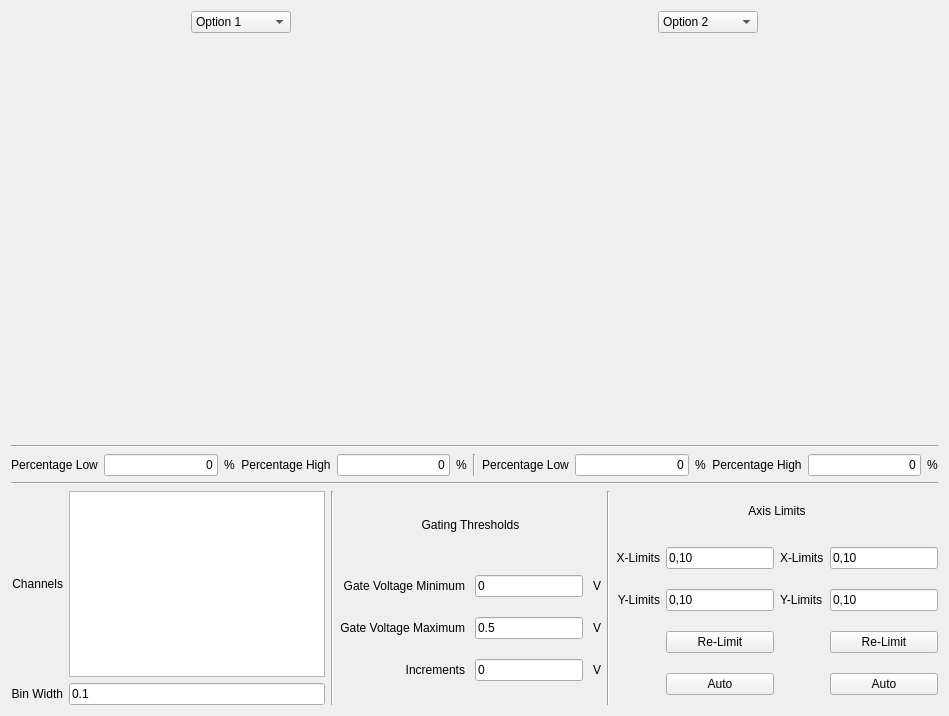
            <widget class="QWidget" name="subtab_parameter">
             <attribute name="title">
              <string>Parameter</string>
             </attribute>
             <layout class="QVBoxLayout" name="verticalLayout_13">
              <item>
               <layout class="QHBoxLayout" name="horizontalLayout_43">
                <item>
                 <layout class="QVBoxLayout" name="verticalLayout_12">
                  <item>
                   <layout class="QHBoxLayout" name="horizontalLayout_option1">
                    <item>
                     <widget class="QComboBox" name="comboBox_option1">
                      <property name="sizePolicy">
                       <sizepolicy hsizetype="Fixed" vsizetype="Fixed">
                        <horstretch>0</horstretch>
                        <verstretch>0</verstretch>
                       </sizepolicy>
                      </property>
                      <property name="minimumSize">
                       <size>
                        <width>100</width>
                        <height>0</height>
                       </size>
                      </property>
                      <item>
                       <property name="text">
                        <string>Option 1</string>
                       </property>
                      </item>
                     </widget>
                    </item>
                   </layout>
                  </item>
                  <item>
                   <layout class="QHBoxLayout" name="horizontalLayout_44">
                    <item>
                     <widget class="QWidget" name="widget_sweepparam2" native="true">
                      <property name="sizePolicy">
                       <sizepolicy hsizetype="MinimumExpanding" vsizetype="MinimumExpanding">
                        <horstretch>0</horstretch>
                        <verstretch>0</verstretch>
                       </sizepolicy>
                      </property>
                      <property name="minimumSize">
                       <size>
                        <width>400</width>
                        <height>400</height>
                       </size>
                      </property>
                     </widget>
                    </item>
                   </layout>
                  </item>
                 </layout>
                </item>
                <item>
                 <layout class="QVBoxLayout" name="verticalLayout_17">
                  <item>
                   <layout class="QHBoxLayout" name="horizontalLayout_option2">
                    <item>
                     <widget class="QComboBox" name="comboBox_option2">
                      <property name="sizePolicy">
                       <sizepolicy hsizetype="Fixed" vsizetype="Fixed">
                        <horstretch>0</horstretch>
                        <verstretch>0</verstretch>
                       </sizepolicy>
                      </property>
                      <property name="minimumSize">
                       <size>
                        <width>100</width>
                        <height>0</height>
                       </size>
                      </property>
                      <item>
                       <property name="text">
                        <string>Option 2</string>
                       </property>
                      </item>
                     </widget>
                    </item>
                   </layout>
                  </item>
                  <item>
                   <layout class="QHBoxLayout" name="horizontalLayout_45">
                    <item>
                     <widget class="QWidget" name="widget_sweepparam1" native="true">
                      <property name="sizePolicy">
                       <sizepolicy hsizetype="MinimumExpanding" vsizetype="MinimumExpanding">
                        <horstretch>0</horstretch>
                        <verstretch>0</verstretch>
                       </sizepolicy>
                      </property>
                      <property name="minimumSize">
                       <size>
                        <width>400</width>
                        <height>400</height>
                       </size>
                      </property>
                     </widget>
                    </item>
                   </layout>
                  </item>
                 </layout>
                </item>
               </layout>
              </item>
              <item>
               <widget class="Line" name="line_28">
                <property name="orientation">
                 <enum>Qt::Horizontal</enum>
                </property>
               </widget>
              </item>
              <item>
               <layout class="QVBoxLayout" name="verticalLayout_14">
                <item>
                 <layout class="QHBoxLayout" name="horizontalLayout_47">
                  <item>
                   <widget class="QLabel" name="label_41">
                    <property name="sizePolicy">
                     <sizepolicy hsizetype="Fixed" vsizetype="Fixed">
                      <horstretch>0</horstretch>
                      <verstretch>0</verstretch>
                     </sizepolicy>
                    </property>
                    <property name="text">
                     <string>Percentage Low</string>
                    </property>
                    <property name="alignment">
                     <set>Qt::AlignCenter</set>
                    </property>
                   </widget>
                  </item>
                  <item>
                   <widget class="QLineEdit" name="lineEdit_percentagelow1">
                    <property name="sizePolicy">
                     <sizepolicy hsizetype="Preferred" vsizetype="Fixed">
                      <horstretch>0</horstretch>
                      <verstretch>0</verstretch>
                     </sizepolicy>
                    </property>
                    <property name="layoutDirection">
                     <enum>Qt::LeftToRight</enum>
                    </property>
                    <property name="text">
                     <string>0</string>
                    </property>
                    <property name="alignment">
                     <set>Qt::AlignRight|Qt::AlignTrailing|Qt::AlignVCenter</set>
                    </property>
                   </widget>
                  </item>
                  <item>
                   <widget class="QLabel" name="label_43">
                    <property name="sizePolicy">
                     <sizepolicy hsizetype="Fixed" vsizetype="Fixed">
                      <horstretch>0</horstretch>
                      <verstretch>0</verstretch>
                     </sizepolicy>
                    </property>
                    <property name="text">
                     <string>%</string>
                    </property>
                    <property name="alignment">
                     <set>Qt::AlignCenter</set>
                    </property>
                   </widget>
                  </item>
                  <item>
                   <widget class="QLabel" name="label_45">
                    <property name="sizePolicy">
                     <sizepolicy hsizetype="Fixed" vsizetype="Fixed">
                      <horstretch>0</horstretch>
                      <verstretch>0</verstretch>
                     </sizepolicy>
                    </property>
                    <property name="text">
                     <string>Percentage High</string>
                    </property>
                    <property name="alignment">
                     <set>Qt::AlignCenter</set>
                    </property>
                   </widget>
                  </item>
                  <item>
                   <widget class="QLineEdit" name="lineEdit_percentagehigh1">
                    <property name="sizePolicy">
                     <sizepolicy hsizetype="Preferred" vsizetype="Fixed">
                      <horstretch>0</horstretch>
                      <verstretch>0</verstretch>
                     </sizepolicy>
                    </property>
                    <property name="text">
                     <string>0</string>
                    </property>
                    <property name="alignment">
                     <set>Qt::AlignRight|Qt::AlignTrailing|Qt::AlignVCenter</set>
                    </property>
                   </widget>
                  </item>
                  <item>
                   <widget class="QLabel" name="label_46">
                    <property name="sizePolicy">
                     <sizepolicy hsizetype="Fixed" vsizetype="Fixed">
                      <horstretch>0</horstretch>
                      <verstretch>0</verstretch>
                     </sizepolicy>
                    </property>
                    <property name="text">
                     <string>%</string>
                    </property>
                    <property name="alignment">
                     <set>Qt::AlignCenter</set>
                    </property>
                   </widget>
                  </item>
                  <item>
                   <widget class="Line" name="line_31">
                    <property name="orientation">
                     <enum>Qt::Vertical</enum>
                    </property>
                   </widget>
                  </item>
                  <item>
                   <widget class="QLabel" name="label_44">
                    <property name="sizePolicy">
                     <sizepolicy hsizetype="Fixed" vsizetype="Fixed">
                      <horstretch>0</horstretch>
                      <verstretch>0</verstretch>
                     </sizepolicy>
                    </property>
                    <property name="text">
                     <string>Percentage Low</string>
                    </property>
                    <property name="alignment">
                     <set>Qt::AlignCenter</set>
                    </property>
                   </widget>
                  </item>
                  <item>
                   <widget class="QLineEdit" name="lineEdit_percentagelow2">
                    <property name="sizePolicy">
                     <sizepolicy hsizetype="Preferred" vsizetype="Fixed">
                      <horstretch>0</horstretch>
                      <verstretch>0</verstretch>
                     </sizepolicy>
                    </property>
                    <property name="text">
                     <string>0</string>
                    </property>
                    <property name="alignment">
                     <set>Qt::AlignRight|Qt::AlignTrailing|Qt::AlignVCenter</set>
                    </property>
                   </widget>
                  </item>
                  <item>
                   <widget class="QLabel" name="label_47">
                    <property name="sizePolicy">
                     <sizepolicy hsizetype="Fixed" vsizetype="Fixed">
                      <horstretch>0</horstretch>
                      <verstretch>0</verstretch>
                     </sizepolicy>
                    </property>
                    <property name="text">
                     <string>%</string>
                    </property>
                    <property name="alignment">
                     <set>Qt::AlignCenter</set>
                    </property>
                   </widget>
                  </item>
                  <item>
                   <widget class="QLabel" name="label_42">
                    <property name="sizePolicy">
                     <sizepolicy hsizetype="Fixed" vsizetype="Fixed">
                      <horstretch>0</horstretch>
                      <verstretch>0</verstretch>
                     </sizepolicy>
                    </property>
                    <property name="text">
                     <string>Percentage High</string>
                    </property>
                    <property name="alignment">
                     <set>Qt::AlignCenter</set>
                    </property>
                   </widget>
                  </item>
                  <item>
                   <widget class="QLineEdit" name="lineEdit_percentagehigh2">
                    <property name="sizePolicy">
                     <sizepolicy hsizetype="Preferred" vsizetype="Fixed">
                      <horstretch>0</horstretch>
                      <verstretch>0</verstretch>
                     </sizepolicy>
                    </property>
                    <property name="text">
                     <string>0</string>
                    </property>
                    <property name="alignment">
                     <set>Qt::AlignRight|Qt::AlignTrailing|Qt::AlignVCenter</set>
                    </property>
                   </widget>
                  </item>
                  <item>
                   <widget class="QLabel" name="label_48">
                    <property name="sizePolicy">
                     <sizepolicy hsizetype="Fixed" vsizetype="Fixed">
                      <horstretch>0</horstretch>
                      <verstretch>0</verstretch>
                     </sizepolicy>
                    </property>
                    <property name="text">
                     <string>%</string>
                    </property>
                    <property name="alignment">
                     <set>Qt::AlignCenter</set>
                    </property>
                   </widget>
                  </item>
                 </layout>
                </item>
                <item>
                 <widget class="Line" name="line_27">
                  <property name="orientation">
                   <enum>Qt::Horizontal</enum>
                  </property>
                 </widget>
                </item>
                <item>
                 <layout class="QHBoxLayout" name="horizontalLayout_48">
                  <item>
                   <layout class="QVBoxLayout" name="verticalLayout_channelsbinwidth">
                    <item>
                     <layout class="QGridLayout" name="gridLayout_9">
                      <item row="1" column="1">
                       <widget class="QLineEdit" name="lineEdit_binwidth_2">
                        <property name="sizePolicy">
                         <sizepolicy hsizetype="Preferred" vsizetype="Fixed">
                          <horstretch>0</horstretch>
                          <verstretch>0</verstretch>
                         </sizepolicy>
                        </property>
                        <property name="text">
                         <string>0.1</string>
                        </property>
                       </widget>
                      </item>
                      <item row="1" column="0">
                       <widget class="QLabel" name="label_56">
                        <property name="text">
                         <string>Bin Width</string>
                        </property>
                        <property name="alignment">
                         <set>Qt::AlignRight|Qt::AlignTrailing|Qt::AlignVCenter</set>
                        </property>
                       </widget>
                      </item>
                      <item row="0" column="0">
                       <widget class="QLabel" name="label_55">
                        <property name="text">
                         <string>Channels</string>
                        </property>
                        <property name="alignment">
                         <set>Qt::AlignRight|Qt::AlignTrailing|Qt::AlignVCenter</set>
                        </property>
                       </widget>
                      </item>
                      <item row="0" column="1">
                       <widget class="QListView" name="listView_channels_2">
                        <property name="sizePolicy">
                         <sizepolicy hsizetype="Minimum" vsizetype="Minimum">
                          <horstretch>0</horstretch>
                          <verstretch>0</verstretch>
                         </sizepolicy>
                        </property>
                        <property name="minimumSize">
                         <size>
                          <width>20</width>
                          <height>20</height>
                         </size>
                        </property>
                       </widget>
                      </item>
                     </layout>
                    </item>
                   </layout>
                  </item>
                  <item>
                   <widget class="Line" name="line_29">
                    <property name="orientation">
                     <enum>Qt::Vertical</enum>
                    </property>
                   </widget>
                  </item>
                  <item>
                   <layout class="QVBoxLayout" name="verticalLayout_gatingthresholds">
                    <item>
                     <widget class="QLabel" name="label_49">
                      <property name="sizePolicy">
                       <sizepolicy hsizetype="Preferred" vsizetype="Fixed">
                        <horstretch>0</horstretch>
                        <verstretch>0</verstretch>
                       </sizepolicy>
                      </property>
                      <property name="minimumSize">
                       <size>
                        <width>0</width>
                        <height>40</height>
                       </size>
                      </property>
                      <property name="text">
                       <string>Gating Thresholds</string>
                      </property>
                      <property name="alignment">
                       <set>Qt::AlignCenter</set>
                      </property>
                     </widget>
                    </item>
                    <item>
                     <layout class="QGridLayout" name="gridLayout_7">
                      <property name="topMargin">
                       <number>10</number>
                      </property>
                      <property name="bottomMargin">
                       <number>10</number>
                      </property>
                      <property name="horizontalSpacing">
                       <number>10</number>
                      </property>
                      <property name="verticalSpacing">
                       <number>20</number>
                      </property>
                      <item row="0" column="0">
                       <widget class="QLabel" name="label_50">
                        <property name="text">
                         <string>Gate Voltage Minimum</string>
                        </property>
                        <property name="alignment">
                         <set>Qt::AlignRight|Qt::AlignTrailing|Qt::AlignVCenter</set>
                        </property>
                       </widget>
                      </item>
                      <item row="2" column="0">
                       <widget class="QLabel" name="label_61">
                        <property name="text">
                         <string>Increments</string>
                        </property>
                        <property name="alignment">
                         <set>Qt::AlignRight|Qt::AlignTrailing|Qt::AlignVCenter</set>
                        </property>
                       </widget>
                      </item>
                      <item row="2" column="1">
                       <widget class="QLineEdit" name="lineEdit_increments">
                        <property name="text">
                         <string>0</string>
                        </property>
                       </widget>
                      </item>
                      <item row="1" column="1">
                       <widget class="QLineEdit" name="lineEdit_gatevoltagemaximum">
                        <property name="text">
                         <string>0.5</string>
                        </property>
                       </widget>
                      </item>
                      <item row="0" column="1">
                       <widget class="QLineEdit" name="lineEdit_gatevoltageminimum">
                        <property name="text">
                         <string>0</string>
                        </property>
                       </widget>
                      </item>
                      <item row="1" column="0">
                       <widget class="QLabel" name="label_62">
                        <property name="text">
                         <string>Gate Voltage Maximum</string>
                        </property>
                        <property name="alignment">
                         <set>Qt::AlignRight|Qt::AlignTrailing|Qt::AlignVCenter</set>
                        </property>
                       </widget>
                      </item>
                      <item row="0" column="2">
                       <widget class="QLabel" name="label_63">
                        <property name="text">
                         <string>V</string>
                        </property>
                       </widget>
                      </item>
                      <item row="1" column="2">
                       <widget class="QLabel" name="label_64">
                        <property name="text">
                         <string>V</string>
                        </property>
                       </widget>
                      </item>
                      <item row="2" column="2">
                       <widget class="QLabel" name="label_66">
                        <property name="text">
                         <string>V</string>
                        </property>
                       </widget>
                      </item>
                     </layout>
                    </item>
                   </layout>
                  </item>
                  <item>
                   <widget class="Line" name="line_30">
                    <property name="orientation">
                     <enum>Qt::Vertical</enum>
                    </property>
                   </widget>
                  </item>
                  <item>
                   <layout class="QVBoxLayout" name="verticalLayout_axislimits">
                    <item>
                     <widget class="QLabel" name="label_68">
                      <property name="sizePolicy">
                       <sizepolicy hsizetype="Preferred" vsizetype="Fixed">
                        <horstretch>0</horstretch>
                        <verstretch>0</verstretch>
                       </sizepolicy>
                      </property>
                      <property name="minimumSize">
                       <size>
                        <width>0</width>
                        <height>40</height>
                       </size>
                      </property>
                      <property name="text">
                       <string>Axis Limits</string>
                      </property>
                      <property name="alignment">
                       <set>Qt::AlignCenter</set>
                      </property>
                     </widget>
                    </item>
                    <item>
                     <layout class="QGridLayout" name="gridLayout_8">
                      <property name="topMargin">
                       <number>10</number>
                      </property>
                      <property name="bottomMargin">
                       <number>10</number>
                      </property>
                      <property name="verticalSpacing">
                       <number>20</number>
                      </property>
                      <item row="0" column="1">
                       <widget class="QLineEdit" name="lineEdit_sweepxlimits1">
                        <property name="text">
                         <string>0,10</string>
                        </property>
                       </widget>
                      </item>
                      <item row="1" column="0">
                       <widget class="QLabel" name="label_71">
                        <property name="text">
                         <string>Y-Limits</string>
                        </property>
                        <property name="alignment">
                         <set>Qt::AlignRight|Qt::AlignTrailing|Qt::AlignVCenter</set>
                        </property>
                       </widget>
                      </item>
                      <item row="0" column="0">
                       <widget class="QLabel" name="label_69">
                        <property name="text">
                         <string>X-Limits</string>
                        </property>
                        <property name="alignment">
                         <set>Qt::AlignRight|Qt::AlignTrailing|Qt::AlignVCenter</set>
                        </property>
                       </widget>
                      </item>
                      <item row="0" column="2">
                       <widget class="QLabel" name="label_70">
                        <property name="text">
                         <string>X-Limits</string>
                        </property>
                       </widget>
                      </item>
                      <item row="2" column="3">
                       <widget class="QPushButton" name="pushButton_relimit2">
                        <property name="sizePolicy">
                         <sizepolicy hsizetype="Preferred" vsizetype="Fixed">
                          <horstretch>0</horstretch>
                          <verstretch>0</verstretch>
                         </sizepolicy>
                        </property>
                        <property name="minimumSize">
                         <size>
                          <width>0</width>
                          <height>0</height>
                         </size>
                        </property>
                        <property name="text">
                         <string>Re-Limit</string>
                        </property>
                       </widget>
                      </item>
                      <item row="1" column="1">
                       <widget class="QLineEdit" name="lineEdit_sweepylimits1">
                        <property name="text">
                         <string>0,10</string>
                        </property>
                       </widget>
                      </item>
                      <item row="1" column="3">
                       <widget class="QLineEdit" name="lineEdit_sweepylimits2">
                        <property name="text">
                         <string>0,10</string>
                        </property>
                       </widget>
                      </item>
                      <item row="2" column="1">
                       <widget class="QPushButton" name="pushButton_relimit1">
                        <property name="sizePolicy">
                         <sizepolicy hsizetype="Preferred" vsizetype="Fixed">
                          <horstretch>0</horstretch>
                          <verstretch>0</verstretch>
                         </sizepolicy>
                        </property>
                        <property name="minimumSize">
                         <size>
                          <width>0</width>
                          <height>0</height>
                         </size>
                        </property>
                        <property name="text">
                         <string>Re-Limit</string>
                        </property>
                       </widget>
                      </item>
                      <item row="1" column="2">
                       <widget class="QLabel" name="label_72">
                        <property name="text">
                         <string>Y-Limits</string>
                        </property>
                       </widget>
                      </item>
                      <item row="0" column="3">
                       <widget class="QLineEdit" name="lineEdit_sweepxlimits2">
                        <property name="text">
                         <string>0,10</string>
                        </property>
                       </widget>
                      </item>
                      <item row="3" column="1">
                       <widget class="QPushButton" name="pushButton_auto1">
                        <property name="sizePolicy">
                         <sizepolicy hsizetype="Preferred" vsizetype="Fixed">
                          <horstretch>0</horstretch>
                          <verstretch>0</verstretch>
                         </sizepolicy>
                        </property>
                        <property name="minimumSize">
                         <size>
                          <width>0</width>
                          <height>0</height>
                         </size>
                        </property>
                        <property name="text">
                         <string>Auto</string>
                        </property>
                       </widget>
                      </item>
                      <item row="3" column="3">
                       <widget class="QPushButton" name="pushButton_auto2">
                        <property name="sizePolicy">
                         <sizepolicy hsizetype="Preferred" vsizetype="Fixed">
                          <horstretch>0</horstretch>
                          <verstretch>0</verstretch>
                         </sizepolicy>
                        </property>
                        <property name="minimumSize">
                         <size>
                          <width>0</width>
                          <height>0</height>
                         </size>
                        </property>
                        <property name="text">
                         <string>Auto</string>
                        </property>
                       </widget>
                      </item>
                     </layout>
                    </item>
                   </layout>
                  </item>
                 </layout>
                </item>
               </layout>
              </item>
             </layout>
            </widget>
